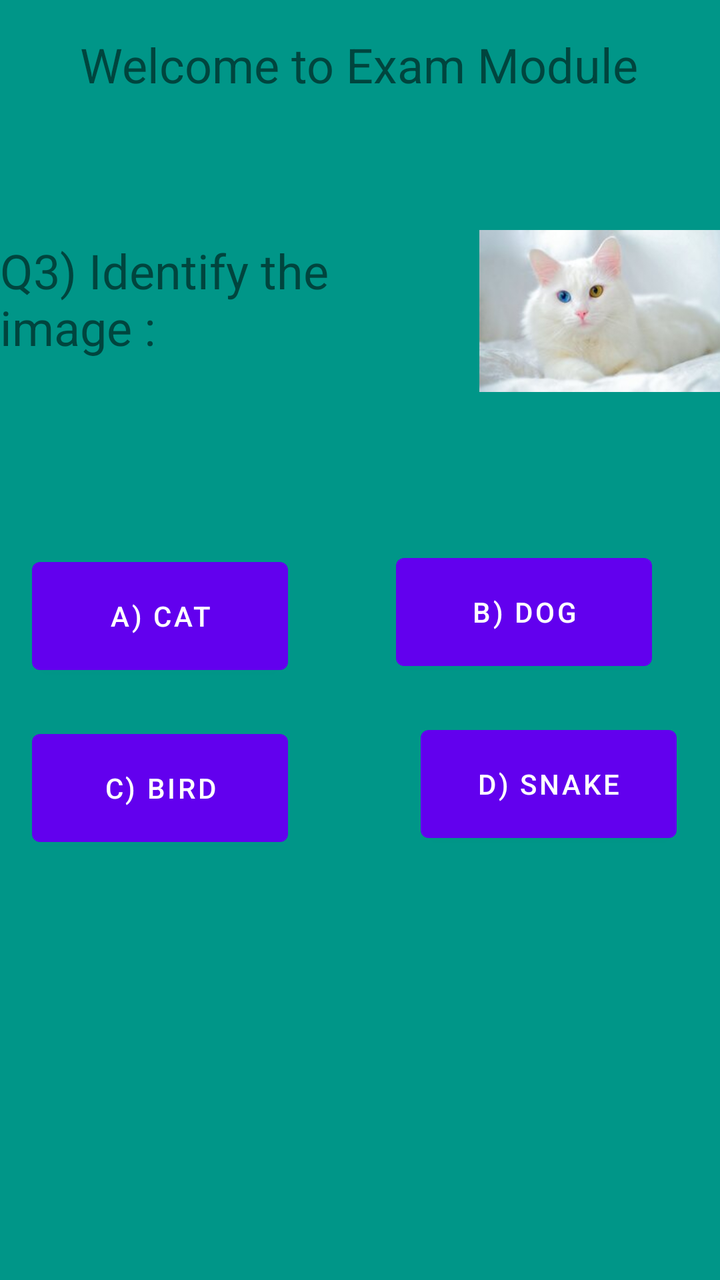
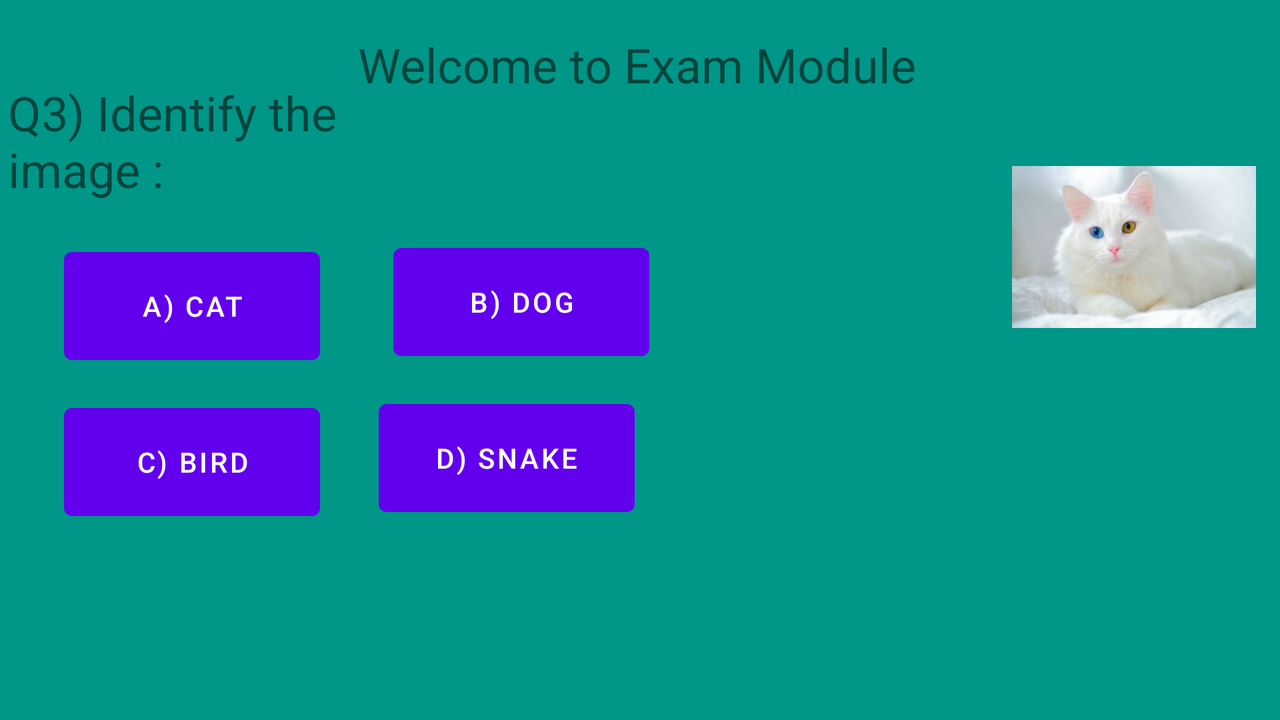

First picture: res/layout/ on a phone held upright. Second picture: the repository's own variant of that layout, on a device whose configuration matches the variant's folder. Source for both follows.
<!-- AndroidManifest.xml: application theme Theme.Bsef19a019_Assignment -->
<!-- res/layout/activity_question3.xml -->
<?xml version="1.0" encoding="utf-8"?>
<androidx.constraintlayout.widget.ConstraintLayout xmlns:android="http://schemas.android.com/apk/res/android"
    xmlns:app="http://schemas.android.com/apk/res-auto"
    xmlns:tools="http://schemas.android.com/tools"
    android:layout_width="match_parent"
    android:layout_height="match_parent"
    tools:context=".question3">

    <androidx.constraintlayout.widget.ConstraintLayout
        android:layout_width="match_parent"
        android:layout_height="match_parent"
        android:background="#009688"
        tools:context=".ExamModule">

        <TextView
            android:id="@+id/textView4"
            android:layout_width="wrap_content"
            android:layout_height="wrap_content"
            android:layout_marginTop="16dp"
            android:text="Welcome to Exam Module"
            android:textSize="24sp"
            app:layout_constraintEnd_toEndOf="parent"
            app:layout_constraintHorizontal_bias="0.496"
            app:layout_constraintStart_toStartOf="parent"
            app:layout_constraintTop_toTopOf="parent" />

        <TextView
            android:id="@+id/textView5"
            android:layout_width="241dp"
            android:layout_height="70dp"
            android:layout_marginTop="103dp"
            android:text="Q3) Identify the image :"
            android:textSize="24sp"
            app:layout_constraintStart_toStartOf="parent"
            app:layout_constraintTop_toTopOf="@+id/textView4" />

        <ImageView
            android:id="@+id/imageView"
            android:layout_width="122dp"
            android:layout_height="127dp"
            android:layout_marginTop="76dp"
            app:layout_constraintEnd_toEndOf="parent"
            app:layout_constraintHorizontal_bias="0.531"
            app:layout_constraintStart_toEndOf="@+id/textView5"
            app:layout_constraintTop_toTopOf="@+id/textView4"
            app:srcCompat="@drawable/cat" />

        <Button
            android:id="@+id/btn20"
            android:layout_width="128sp"
            android:layout_height="66sp"
            android:layout_marginStart="16dp"
            android:layout_marginTop="156dp"
            android:text="a) Cat"
            app:layout_constraintStart_toStartOf="parent"
            app:layout_constraintTop_toTopOf="@+id/textView5" />

        <Button
            android:id="@+id/btn21"
            android:layout_width="128sp"
            android:layout_height="66sp"
            android:layout_marginStart="36dp"
            android:layout_marginTop="84dp"
            android:text="b) Dog"
            app:layout_constraintEnd_toEndOf="parent"
            app:layout_constraintHorizontal_bias="0.349"
            app:layout_constraintStart_toEndOf="@+id/btn20"
            app:layout_constraintTop_toBottomOf="@+id/textView5" />

        <Button
            android:id="@+id/btn22"
            android:layout_width="128sp"
            android:layout_height="66sp"
            android:layout_marginStart="16dp"
            android:layout_marginTop="20dp"
            android:text="c) Bird"
            app:layout_constraintStart_toStartOf="parent"
            app:layout_constraintTop_toBottomOf="@+id/btn20" />

        <Button
            android:id="@+id/btn24"
            android:layout_width="128sp"
            android:layout_height="66sp"
            android:layout_marginTop="20dp"
            android:text="d) snake"
            app:layout_constraintEnd_toEndOf="parent"
            app:layout_constraintHorizontal_bias="0.755"
            app:layout_constraintStart_toEndOf="@+id/btn22"
            app:layout_constraintTop_toBottomOf="@+id/btn21" />

        <TextView
            android:id="@+id/txt2"
            android:layout_width="132dp"
            android:layout_height="62dp"
            android:layout_marginTop="36dp"
            android:gravity="center"
            android:textSize="20sp"
            app:layout_constraintEnd_toEndOf="parent"
            app:layout_constraintHorizontal_bias="0.483"
            app:layout_constraintStart_toStartOf="parent"
            app:layout_constraintTop_toBottomOf="@+id/btn24" />
    </androidx.constraintlayout.widget.ConstraintLayout>
</androidx.constraintlayout.widget.ConstraintLayout>
<!-- resources referenced by this layout -->
<resources>
  <!-- drawable cat: jpg bitmap (drawable, 5804 bytes) -->
  <style name="Theme.Bsef19a019_Assignment" parent="Theme.MaterialComponents.DayNight.DarkActionBar">
          
          <item name="colorPrimary">@color/purple_500</item>
          <item name="colorPrimaryVariant">@color/purple_700</item>
          <item name="colorOnPrimary">@color/white</item>
          
          <item name="colorSecondary">@color/teal_200</item>
          <item name="colorSecondaryVariant">@color/teal_700</item>
          <item name="colorOnSecondary">@color/black</item>
          
          <item name="android:statusBarColor" tools:targetApi="l">?attr/colorPrimaryVariant</item>
          
      </style>
</resources>
<!-- res/layout-land/activity_question3.xml (the repository's variant of the layout above) -->
<!-- drawn on the phone turned sideways -->
<?xml version="1.0" encoding="utf-8"?>
<androidx.constraintlayout.widget.ConstraintLayout xmlns:android="http://schemas.android.com/apk/res/android"
    xmlns:app="http://schemas.android.com/apk/res-auto"
    xmlns:tools="http://schemas.android.com/tools"
    android:layout_width="match_parent"
    android:layout_height="match_parent"
    tools:context=".question3">

    <androidx.constraintlayout.widget.ConstraintLayout
        android:layout_width="match_parent"
        android:layout_height="match_parent"
        android:background="#009688"
        tools:context=".ExamModule">

        <TextView
            android:id="@+id/textView4"
            android:layout_width="wrap_content"
            android:layout_height="wrap_content"
            android:layout_marginTop="16dp"
            android:text="Welcome to Exam Module"
            android:textSize="24sp"
            app:layout_constraintEnd_toEndOf="parent"
            app:layout_constraintHorizontal_bias="0.496"
            app:layout_constraintStart_toStartOf="parent"
            app:layout_constraintTop_toTopOf="parent" />

        <TextView
            android:id="@+id/textView5"
            android:layout_width="241dp"
            android:layout_height="70dp"
            android:layout_marginStart="4dp"
            android:layout_marginTop="24dp"
            android:text="Q3) Identify the image :"
            android:textSize="24sp"
            app:layout_constraintStart_toStartOf="parent"
            app:layout_constraintTop_toTopOf="@+id/textView4" />

        <ImageView
            android:id="@+id/imageView"
            android:layout_width="122dp"
            android:layout_height="127dp"
            android:layout_marginTop="44dp"
            app:layout_constraintEnd_toEndOf="parent"
            app:layout_constraintHorizontal_bias="0.956"
            app:layout_constraintStart_toEndOf="@+id/textView5"
            app:layout_constraintTop_toTopOf="@+id/textView4"
            app:srcCompat="@drawable/cat" />

        <Button
            android:id="@+id/btn30"
            android:layout_width="128sp"
            android:layout_height="66sp"
            android:layout_marginStart="32dp"
            android:layout_marginTop="80dp"
            android:text="a) Cat"
            app:layout_constraintStart_toStartOf="parent"
            app:layout_constraintTop_toTopOf="@+id/textView5" />

        <Button
            android:id="@+id/btn31"
            android:layout_width="128sp"
            android:layout_height="66sp"
            android:layout_marginStart="36dp"
            android:layout_marginTop="8dp"
            android:text="b) Dog"
            app:layout_constraintEnd_toEndOf="parent"
            app:layout_constraintHorizontal_bias="0.002"
            app:layout_constraintStart_toEndOf="@+id/btn30"
            app:layout_constraintTop_toBottomOf="@+id/textView5" />

        <Button
            android:id="@+id/btn32"
            android:layout_width="128sp"
            android:layout_height="66sp"
            android:layout_marginStart="32dp"
            android:layout_marginTop="12dp"
            android:text="c) Bird"
            app:layout_constraintStart_toStartOf="parent"
            app:layout_constraintTop_toBottomOf="@+id/btn30" />

        <Button
            android:id="@+id/btn33"
            android:layout_width="128sp"
            android:layout_height="66sp"
            android:layout_marginTop="12dp"
            android:text="d) snake"
            app:layout_constraintEnd_toEndOf="parent"
            app:layout_constraintHorizontal_bias="0.083"
            app:layout_constraintStart_toEndOf="@+id/btn32"
            app:layout_constraintTop_toBottomOf="@+id/btn31" />

        <TextView
            android:id="@+id/txt2"
            android:layout_width="132dp"
            android:layout_height="62dp"
            android:layout_marginStart="166dp"
            android:layout_marginTop="156dp"
            android:layout_marginEnd="99dp"
            android:gravity="center"
            android:textSize="20sp"
            app:layout_constraintEnd_toStartOf="@+id/imageView"
            app:layout_constraintHorizontal_bias="0.0"
            app:layout_constraintStart_toStartOf="@+id/btn31"
            app:layout_constraintTop_toTopOf="parent" />
    </androidx.constraintlayout.widget.ConstraintLayout>
</androidx.constraintlayout.widget.ConstraintLayout>
